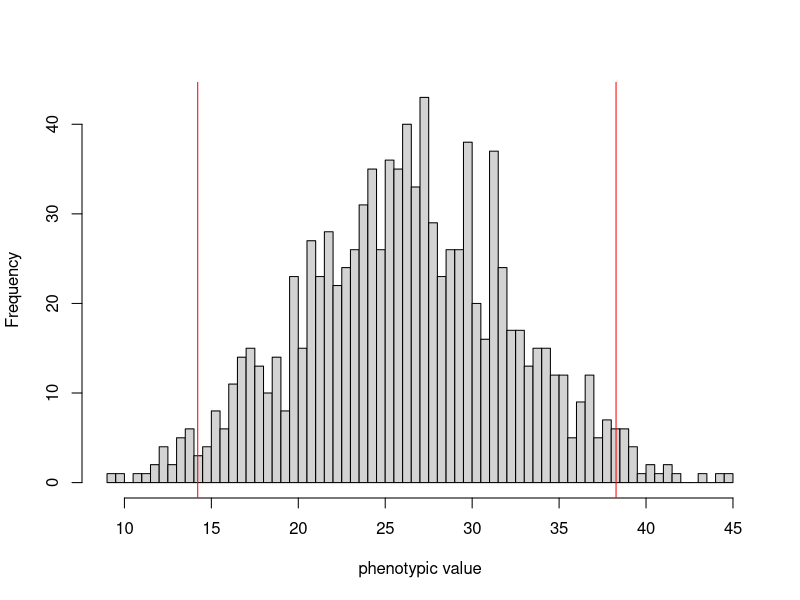
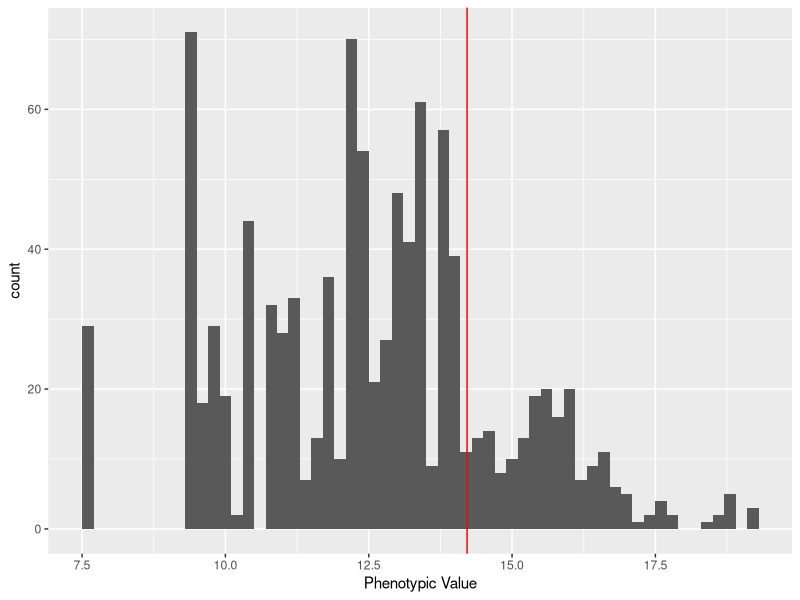
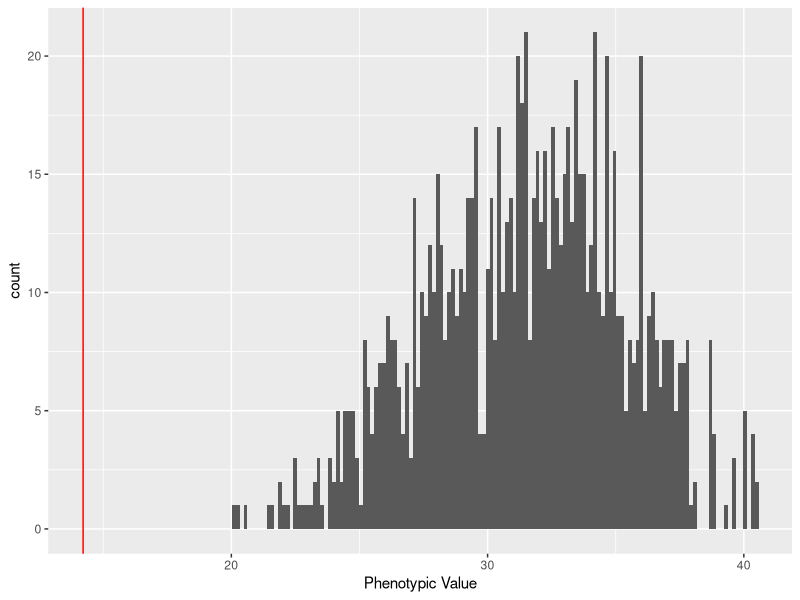
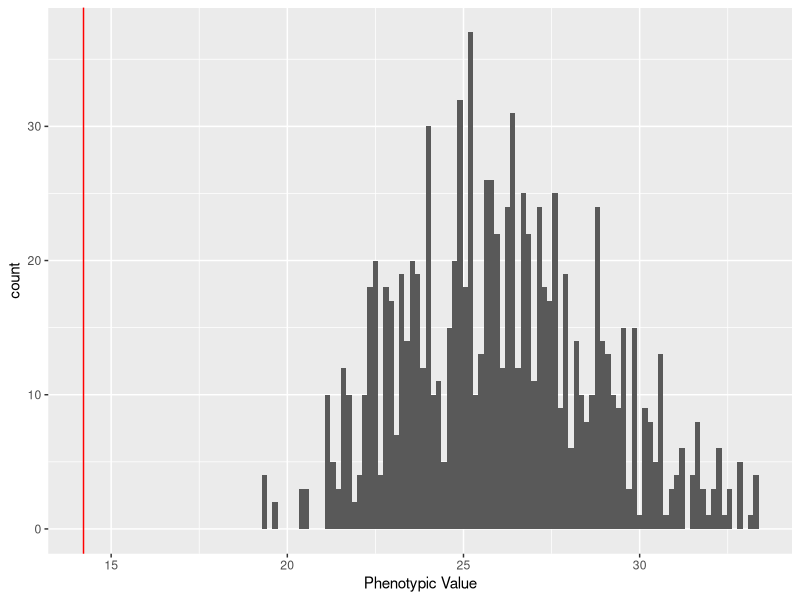
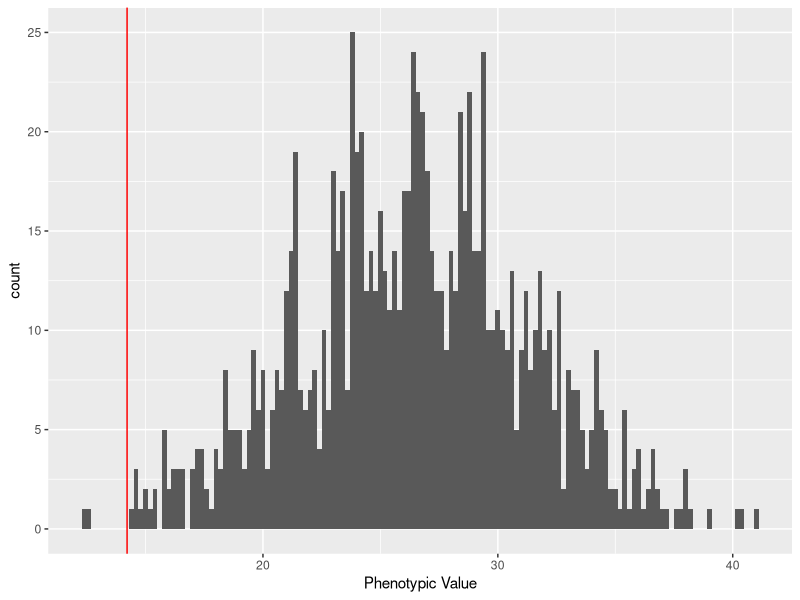
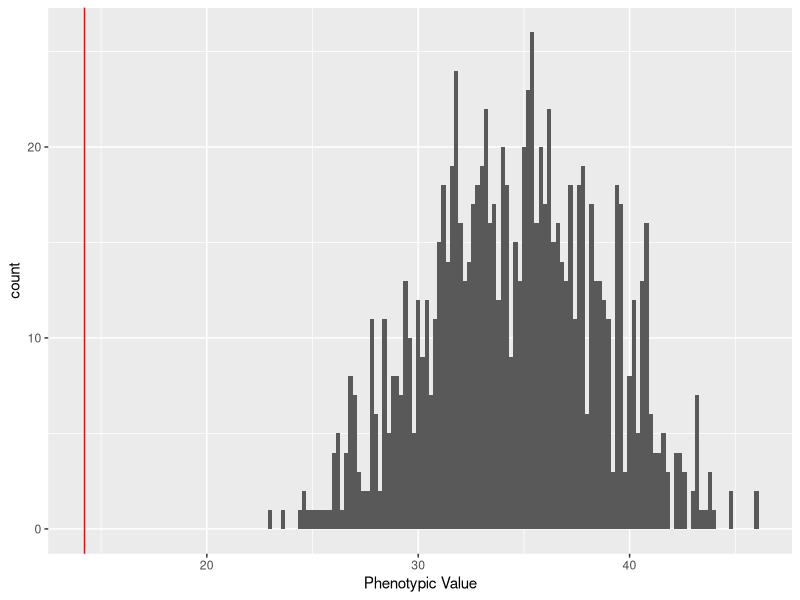
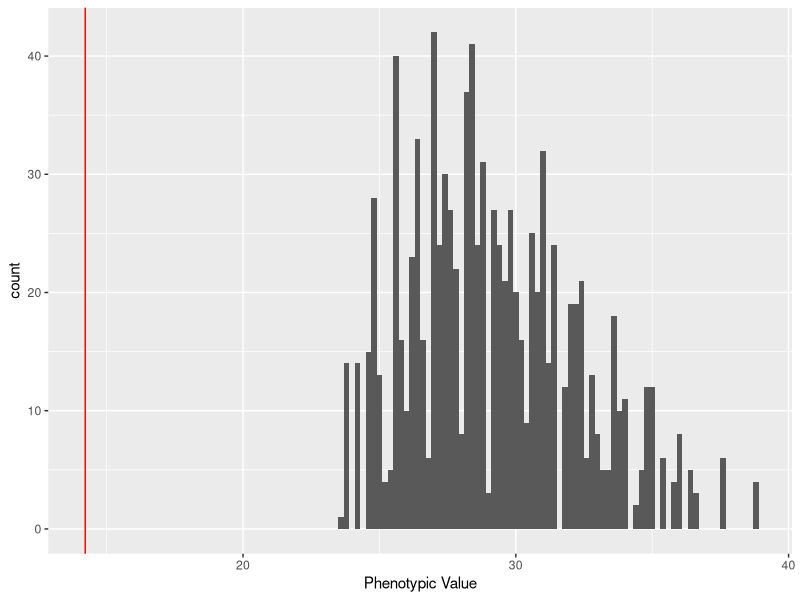

Generate these figures, in order, with R:
## ---- chunk 1
set.seed(83942)
library(ggplot2)
library(dplyr)
library(stringr)
## ---- chunk 2
numloci<-10 #number of loci, feeblemindedness is a complex trait
eff<-rnorm(numloci,1.72,1) #effect size
eff
numind<-1000 #number of individuals to sample
genomat <- matrix(NA, nrow = numind, ncol = numloci + 1)
pheno_df <- data.frame(phenos = rep(NA, numind))
for(i in 1:numind){
   geno<-replicate(numloci,sum(sample(c(0,1),2,replace=T)))
   genomat[i, 1:10]<-geno
   genomat[i,11] <- geno %*% eff
   pheno_df$phenos[i] <- geno %*% eff
}

sd <- sd(pheno_df$phenos)
sd
 
mean <- mean(pheno_df$phenos)
mean

hist(pheno_df$phenos,breaks = 100, main = '',xlab='phenotypic value')
abline(v=(mean-2*sd), col='red')
abline(v=(mean + 2*sd), col='red')
## ---- chunk 3
genomat2 <- as.data.frame(genomat)
 
feeble <- genomat2 %>% #gives number of feeble minded individuals and phenotype
  filter(genomat2[,11] < (mean - 2*sd))

high <- genomat2 %>% #gives number of high functioning individuals and phenotype
  filter(genomat2[,11] > (mean + 2*sd))

normal <- genomat2 %>% #gives number of normal individuals and phenotype
  filter(genomat2[,11] < (mean + 2*sd), genomat2[,11] > (mean - 2*sd))
## ---- chunk 4
geno1 <- feeble[sample(nrow(feeble), numind,replace = TRUE),]
geno1<- as.data.frame(geno1)
geno1[geno1 == 0] <- 0
geno1[geno1 == 2] <- 2
geno1[geno1 == 1] <- sample(c(0,2), 1, prob = c(.5,.5), replace = TRUE)
geno1 <- geno1[,-11]

geno2 <- feeble[sample(nrow(feeble), numind,replace = TRUE), ]
geno2 <- as.data.frame(geno2)
geno2[geno2 == 0] <- 0
geno2[geno2 == 2] <- 2
geno2[geno2 == 1] <- sample(c(0,2), 1, prob = c(.5,.5), replace = TRUE)
geno2 <- geno2[,-11]

geno3 <- normal[sample(nrow(normal), numind,replace = TRUE),]
geno3 <- as.data.frame(geno3)
geno3[geno3 == 0] <- 0
geno3[geno3 == 2] <- 2
geno3[geno3 == 1] <- sample(c(0,2), 1, prob = c(.5,.5), replace = TRUE)
geno3 <- geno3[,-11]

geno4 <- normal[sample(nrow(normal), numind,replace = TRUE), ]
geno4 <- as.data.frame(geno4)
geno4[geno4 == 0] <- 0
geno4[geno4 == 2] <- 2
geno4[geno4 == 1] <- sample(c(0,2), 1, prob = c(.5,.5), replace = TRUE)
geno4 <- geno4[,-11]

geno5 <- high[sample(nrow(high), numind,replace = TRUE),]
geno5 <- as.data.frame(geno5)
geno5[geno5 == 0] <- 0
geno5[geno5 == 2] <- 2
geno5[geno5 == 1] <- sample(c(0,2), 1, prob = c(.5,.5), replace = TRUE)
geno5 <- geno5[,-11]

geno6 <- high[sample(nrow(high), numind,replace = TRUE), ]
geno6 <- as.data.frame(geno6)
geno6[geno6 == 0] <- 0
geno6[geno6 == 2] <- 2
geno6[geno6 == 1] <- sample(c(0,2), 1, prob = c(.5,.5), replace = TRUE)
geno6 <- geno6[,-11]
## ---- chunk 5
pheno_feeble_feeble <- data.frame(phenos = rep(NA, numind))
pheno_feeble_normal <- data.frame(phenos = rep(NA, numind))
pheno_feeble_high <- data.frame(phenos = rep(NA, numind))
pheno_normal_normal <- data.frame(phenos = rep(NA, numind))
pheno_normal_high <- data.frame(phenos = rep(NA, numind))
pheno_high_high <- data.frame(phenos = rep(NA, numind))
## ---- chunk 6
genokid_feeble_feeble <- matrix(rep(NA, numind*11), nrow = numind, ncol = numloci + 1)
genokid_feeble_normal <- matrix(rep(NA, numind*11), nrow = numind, ncol = numloci + 1)
genokid_feeble_high <- matrix(rep(NA, numind*11), nrow = numind, ncol = numloci + 1)
genokid_normal_normal <- matrix(rep(NA, numind*11), nrow = numind, ncol = numloci + 1)
genokid_normal_high <- matrix(rep(NA, numind*11), nrow = numind, ncol =  numloci + 1)
genokid_high_high <- matrix(rep(NA, numind*11), nrow = numind, ncol = numloci + 1)



genokid_feeble_feeble2 <- matrix(rep(NA, numind*11), nrow = numind, ncol = numloci + 1)
genokid_feeble_normal2 <- matrix(rep(NA, numind*11), nrow = numind, ncol = numloci + 1)
genokid_feeble_high2 <- matrix(rep(NA, numind*11), nrow = numind, ncol = numloci + 1)
genokid_normal_normal2 <- matrix(rep(NA, numind*11), nrow = numind, ncol = numloci + 1)
genokid_normal_high2 <- matrix(rep(NA, numind*11), nrow = numind, ncol =  numloci + 1)
genokid_high_high2 <- matrix(rep(NA, numind*11), nrow = numind, ncol = numloci + 1)
## ---- chunk 7
genokid_feeble_feeble <- geno1 + geno2
genokid_feeble_feeble[genokid_feeble_feeble == 0] <- 0
genokid_feeble_feeble[genokid_feeble_feeble == 2] <- 1
genokid_feeble_feeble[genokid_feeble_feeble == 4] <- 2
genokid_feeble_feeble2 <- as.matrix(genokid_feeble_feeble)
for(i in 1:numind){
   geno<-genokid_feeble_feeble2[i, 1:10]
   pheno_feeble_feeble$phenos[i] <- geno %*% eff
}

genokid_feeble_normal <- geno1 + geno3
genokid_feeble_normal[genokid_feeble_normal == 0] <- 0
genokid_feeble_normal[genokid_feeble_normal == 2] <- 1
genokid_feeble_normal[genokid_feeble_normal == 4] <- 2
genokid_feeble_normal2 <- as.matrix(genokid_feeble_normal)
for(i in 1:numind){
   geno<-genokid_feeble_normal2[i, 1:10]
   pheno_feeble_normal$phenos[i] <- geno %*% eff
}

genokid_feeble_high <- geno1 + geno5
genokid_feeble_high[genokid_feeble_high == 0] <- 0
genokid_feeble_high[genokid_feeble_high == 2] <- 1
genokid_feeble_high[genokid_feeble_high == 4] <- 2
genokid_feeble_high2 <- as.matrix(genokid_feeble_high)
for(i in 1:numind){
   geno<-genokid_feeble_high2[i, 1:10]
   pheno_feeble_high$phenos[i] <- geno %*% eff
}

genokid_normal_normal <- geno3 + geno4
genokid_normal_normal[genokid_normal_normal == 0] <- 0
genokid_normal_normal[genokid_normal_normal == 2] <- 1
genokid_normal_normal[genokid_normal_normal == 4] <- 2
genokid_normal_normal2 <- as.matrix(genokid_normal_normal)
for(i in 1:numind){
   geno<-genokid_normal_normal2[i, 1:10]
   pheno_normal_normal$phenos[i] <- geno %*% eff
}

genokid_normal_high <- geno3 + geno5
genokid_normal_high[genokid_normal_high == 0] <- 0
genokid_normal_high[genokid_normal_high == 2] <- 1
genokid_normal_high[genokid_normal_high == 4] <- 2
genokid_normal_high2 <- as.matrix(genokid_normal_high)
for(i in 1:numind){
   geno<-genokid_normal_high2[i, 1:10]
   pheno_normal_high$phenos[i] <- geno %*% eff
}

genokid_high_high <- geno5 + geno6
genokid_high_high[genokid_high_high == 0] <- 0
genokid_high_high[genokid_high_high == 2] <- 1
genokid_high_high[genokid_high_high == 4] <- 2
genokid_high_high2 <- as.matrix(genokid_high_high)
for(i in 1:numind){
   geno<-genokid_high_high2[i, 1:10]
   pheno_high_high$phenos[i] <- geno %*% eff
}
## ---- chunk 8
ggplot(data = pheno_feeble_feeble, aes(x = pheno_feeble_feeble$phenos)) +
  geom_histogram(binwidth =.2) +
  geom_vline(xintercept = mean - 2*sd, color = "red") +
  xlab("Phenotypic Value")

below_sd_ff <- c()
for (i in pheno_feeble_feeble$phenos){
  if (i <= (mean - 2*sd))
    below_sd_ff <- c(below_sd_ff, i)
}
prop_ff <- length(below_sd_ff) / numind
prop_ff
## ---- chunk 9
ggplot(data = pheno_feeble_normal, aes(x = pheno_feeble_normal$phenos)) +
  geom_histogram(binwidth =.15) +
  geom_vline(xintercept = mean - 2*sd, color = "red") +
  xlab("Phenotypic Value")

below_sd_fn <- c()
for (i in pheno_feeble_normal$phenos){
  if (i <= (mean - 2*sd))
    below_sd_fn <- c(below_sd_fn, i)
}
prop_fn <- length(below_sd_fn) / numind
prop_fn
## ---- chunk 10
ggplot(data = pheno_feeble_high, aes(x = pheno_feeble_high$phenos)) +
  geom_histogram(binwidth =.15) +
  geom_vline(xintercept = mean - 2*sd, color = "red") +
  xlab("Phenotypic Value")

below_sd_fh <- c()
for (i in pheno_feeble_high$phenos){
  if (i <= (mean - 2*sd))
    below_sd_fh <- c(below_sd_fh, i)
}
prop_fh <- length(below_sd_fh) / numind
prop_fh
## ---- chunk 11
ggplot(data = pheno_normal_normal, aes(x = pheno_normal_normal$phenos)) +
  geom_histogram(binwidth =.2) +
  geom_vline(xintercept = mean - 2*sd, color = "red") +
  xlab("Phenotypic Value")

below_sd_nn <- c()
for (i in pheno_normal_normal$phenos){
  if (i <= (mean - 2*sd))
    below_sd_nn <- c(below_sd_nn, i)
}
prop_nn <- length(below_sd_nn) / numind
prop_nn
## ---- chunk 12
ggplot(data = pheno_normal_high, aes(x = pheno_normal_high$phenos)) +
  geom_histogram(binwidth =.2) +
  geom_vline(xintercept = mean - 2*sd, color = "red") +
  xlab("Phenotypic Value")

below_sd_nh <- c()
for (i in pheno_normal_high$phenos){
  if (i <= (mean - 2*sd))
    below_sd_nh <- c(below_sd_nh, i)
}
prop_nh <- length(below_sd_nh) / numind
prop_nh
## ---- chunk 13
ggplot(data = pheno_high_high, aes(x = pheno_high_high$phenos)) +
  geom_histogram(binwidth =.2) +
  geom_vline(xintercept = mean - 2*sd, color = "red") +
  xlab("Phenotypic Value")

below_sd_hh <- c()
for (i in pheno_high_high$phenos){
  if (i <= (mean - 2*sd))
    below_sd_hh <- c(below_sd_hh, i)
}
prop_hh <- length(below_sd_hh) / numind
prop_hh
## ---- chunk 14
#probability of child being feebleminded given that one parent is feebleminded

probability_kid1 <- prop_fh + prop_fn + prop_ff
probability_kid1

#not actually one, but very close because we have been using discrete values
## ---- chunk 15
#probability of one parent being feebleminded given that their child is feebleminded

probability_parent <- (prop_fh + prop_fn + prop_ff) / (prop_ff + prop_hh + prop_nh + prop_nn + prop_fh + prop_fn)
probability_parent
